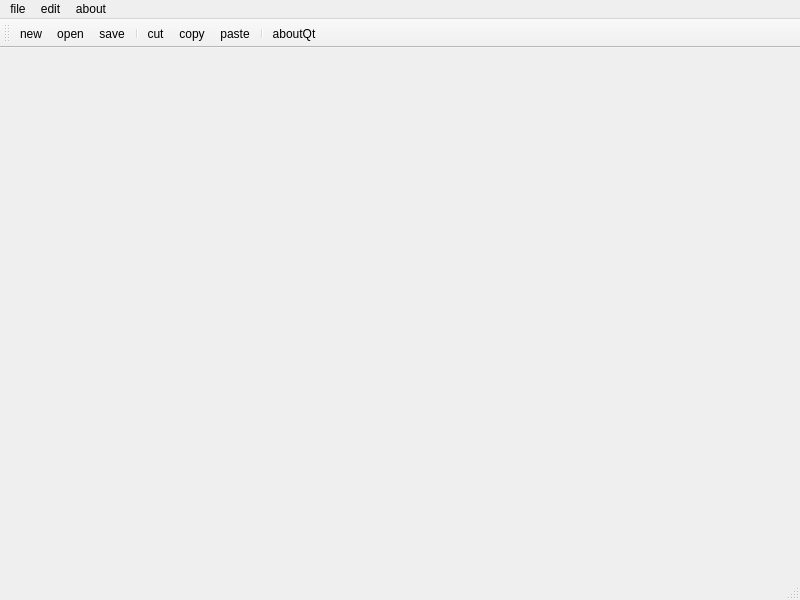
<?xml version="1.0" encoding="UTF-8"?>
<ui version="4.0">
 <class>MainWindow</class>
 <widget class="QMainWindow" name="MainWindow">
  <property name="geometry">
   <rect>
    <x>0</x>
    <y>0</y>
    <width>800</width>
    <height>600</height>
   </rect>
  </property>
  <property name="windowTitle">
   <string>MainWindow</string>
  </property>
  <widget class="QWidget" name="centralwidget"/>
  <widget class="QMenuBar" name="menubar">
   <property name="geometry">
    <rect>
     <x>0</x>
     <y>0</y>
     <width>800</width>
     <height>26</height>
    </rect>
   </property>
   <widget class="QMenu" name="menufile">
    <property name="title">
     <string>file</string>
    </property>
    <addaction name="actionopen"/>
    <addaction name="actionsave"/>
   </widget>
   <widget class="QMenu" name="menuedit">
    <property name="title">
     <string>edit</string>
    </property>
    <addaction name="actioncopy"/>
    <addaction name="actionpaste"/>
   </widget>
   <widget class="QMenu" name="menuabout">
    <property name="title">
     <string>about</string>
    </property>
    <addaction name="actionaboutqt"/>
   </widget>
   <addaction name="menufile"/>
   <addaction name="menuedit"/>
   <addaction name="menuabout"/>
  </widget>
  <widget class="QStatusBar" name="statusbar"/>
  <widget class="QToolBar" name="toolBar">
   <property name="windowTitle">
    <string>toolBar</string>
   </property>
   <attribute name="toolBarArea">
    <enum>TopToolBarArea</enum>
   </attribute>
   <attribute name="toolBarBreak">
    <bool>false</bool>
   </attribute>
   <addaction name="actionnew"/>
   <addaction name="actionopen"/>
   <addaction name="actionsave"/>
   <addaction name="separator"/>
   <addaction name="actioncut"/>
   <addaction name="actioncopy"/>
   <addaction name="actionpaste"/>
   <addaction name="separator"/>
   <addaction name="actionaboutqt"/>
  </widget>
  <action name="actionopen">
   <property name="icon">
    <iconset resource="resource.qrc">
     <normaloff>:/image/open.png</normaloff>:/image/open.png</iconset>
   </property>
   <property name="text">
    <string>open</string>
   </property>
  </action>
  <action name="actionsave">
   <property name="icon">
    <iconset resource="resource.qrc">
     <normaloff>:/image/save.png</normaloff>:/image/save.png</iconset>
   </property>
   <property name="text">
    <string>save</string>
   </property>
  </action>
  <action name="actioncopy">
   <property name="icon">
    <iconset resource="resource.qrc">
     <normaloff>:/image/copy.png</normaloff>:/image/copy.png</iconset>
   </property>
   <property name="text">
    <string>copy</string>
   </property>
  </action>
  <action name="actionpaste">
   <property name="icon">
    <iconset resource="resource.qrc">
     <normaloff>:/image/paste.png</normaloff>:/image/paste.png</iconset>
   </property>
   <property name="text">
    <string>paste</string>
   </property>
  </action>
  <action name="actionaboutqt">
   <property name="icon">
    <iconset>
     <normaloff>image/qt_32x32.png</normaloff>image/qt_32x32.png</iconset>
   </property>
   <property name="text">
    <string>aboutQt</string>
   </property>
  </action>
  <action name="actionnew">
   <property name="icon">
    <iconset resource="resource.qrc">
     <normaloff>:/image/new.png</normaloff>:/image/new.png</iconset>
   </property>
   <property name="text">
    <string>new</string>
   </property>
   <property name="toolTip">
    <string>new</string>
   </property>
  </action>
  <action name="actioncut">
   <property name="icon">
    <iconset resource="resource.qrc">
     <normaloff>:/image/cut.png</normaloff>:/image/cut.png</iconset>
   </property>
   <property name="text">
    <string>cut</string>
   </property>
   <property name="toolTip">
    <string>cut</string>
   </property>
  </action>
 </widget>
 <resources>
  <include location="resource.qrc"/>
 </resources>
 <connections/>
</ui>
